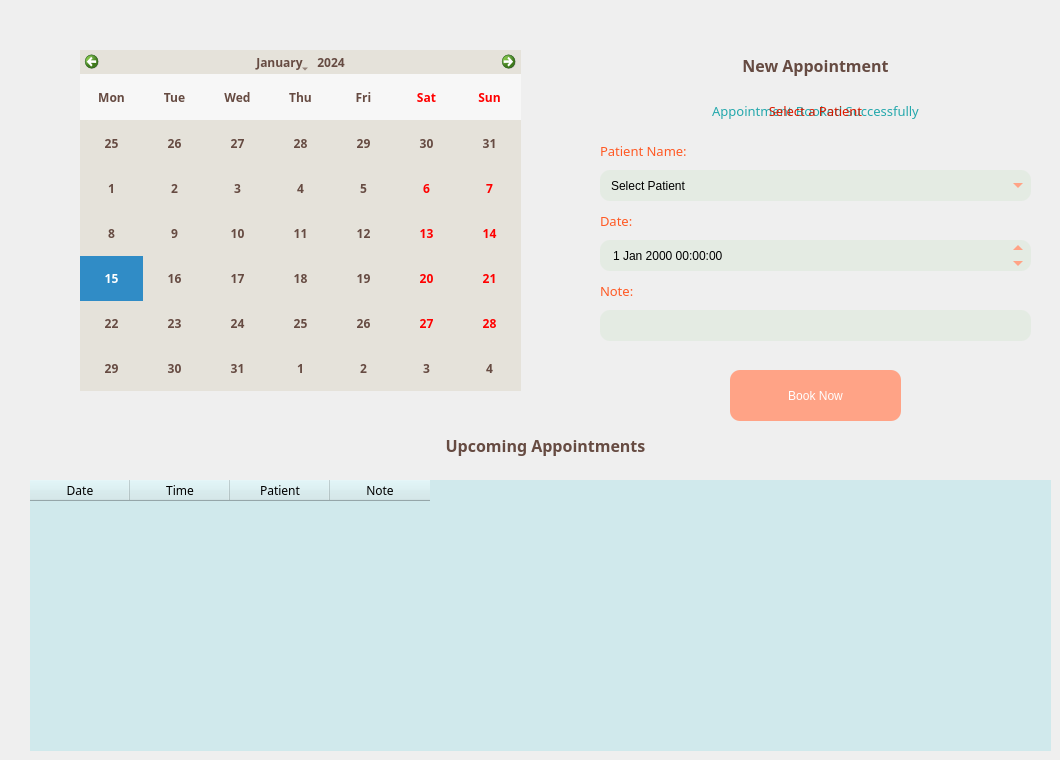
       <widget class="QWidget" name="apts_pg">
        <widget class="QCalendarWidget" name="calendar">
         <property name="geometry">
          <rect>
           <x>80</x>
           <y>50</y>
           <width>441</width>
           <height>341</height>
          </rect>
         </property>
         <property name="font">
          <font>
           <family>Montserrat SemiBold</family>
           <pointsize>9</pointsize>
           <weight>75</weight>
           <bold>true</bold>
          </font>
         </property>
         <property name="styleSheet">
          <string notr="true">background-color: rgb(229, 226, 218);
color: rgb(102, 75, 66);</string>
         </property>
         <property name="firstDayOfWeek">
          <enum>Qt::Monday</enum>
         </property>
         <property name="gridVisible">
          <bool>false</bool>
         </property>
         <property name="horizontalHeaderFormat">
          <enum>QCalendarWidget::ShortDayNames</enum>
         </property>
         <property name="verticalHeaderFormat">
          <enum>QCalendarWidget::NoVerticalHeader</enum>
         </property>
         <property name="navigationBarVisible">
          <bool>true</bool>
         </property>
         <property name="dateEditEnabled">
          <bool>true</bool>
         </property>
        </widget>
        <widget class="QLabel" name="label_17">
         <property name="geometry">
          <rect>
           <x>400</x>
           <y>430</y>
           <width>291</width>
           <height>31</height>
          </rect>
         </property>
         <property name="font">
          <font>
           <family>Montserrat SemiBold</family>
           <pointsize>12</pointsize>
           <weight>75</weight>
           <bold>true</bold>
          </font>
         </property>
         <property name="styleSheet">
          <string notr="true">color: rgb(102, 75, 66);</string>
         </property>
         <property name="text">
          <string>Upcoming Appointments</string>
         </property>
         <property name="alignment">
          <set>Qt::AlignCenter</set>
         </property>
        </widget>
        <widget class="QTableWidget" name="apttable">
         <property name="geometry">
          <rect>
           <x>30</x>
           <y>480</y>
           <width>1021</width>
           <height>271</height>
          </rect>
         </property>
         <property name="font">
          <font>
           <family>Montserrat Medium</family>
           <pointsize>9</pointsize>
           <weight>7</weight>
           <italic>false</italic>
           <bold>false</bold>
          </font>
         </property>
         <property name="styleSheet">
          <string notr="true">font: 57 9pt &quot;Montserrat Medium&quot;;
border: none; 
background-color: rgb(208, 233, 236);</string>
         </property>
         <column>
          <property name="text">
           <string>Date</string>
          </property>
         </column>
         <column>
          <property name="text">
           <string>Time</string>
          </property>
         </column>
         <column>
          <property name="text">
           <string>Patient</string>
          </property>
         </column>
         <column>
          <property name="text">
           <string>Note</string>
          </property>
         </column>
        </widget>
        <widget class="QLabel" name="label_21">
         <property name="geometry">
          <rect>
           <x>670</x>
           <y>50</y>
           <width>291</width>
           <height>31</height>
          </rect>
         </property>
         <property name="font">
          <font>
           <family>Montserrat SemiBold</family>
           <pointsize>12</pointsize>
           <weight>75</weight>
           <bold>true</bold>
          </font>
         </property>
         <property name="styleSheet">
          <string notr="true">color: rgb(102, 75, 66);</string>
         </property>
         <property name="text">
          <string>New Appointment</string>
         </property>
         <property name="alignment">
          <set>Qt::AlignCenter</set>
         </property>
        </widget>
        <widget class="QLabel" name="label_37">
         <property name="geometry">
          <rect>
           <x>600</x>
           <y>210</y>
           <width>221</width>
           <height>21</height>
          </rect>
         </property>
         <property name="font">
          <font>
           <family>Montserrat SemiBold</family>
           <pointsize>10</pointsize>
           <weight>10</weight>
           <italic>false</italic>
           <bold>false</bold>
          </font>
         </property>
         <property name="styleSheet">
          <string notr="true">color: rgb(255, 89, 36);
font: 81 10pt &quot;Montserrat SemiBold&quot;;</string>
         </property>
         <property name="text">
          <string>Date:</string>
         </property>
        </widget>
        <widget class="QLabel" name="label_38">
         <property name="geometry">
          <rect>
           <x>600</x>
           <y>140</y>
           <width>131</width>
           <height>21</height>
          </rect>
         </property>
         <property name="font">
          <font>
           <family>Montserrat SemiBold</family>
           <pointsize>10</pointsize>
           <weight>10</weight>
           <italic>false</italic>
           <bold>false</bold>
          </font>
         </property>
         <property name="styleSheet">
          <string notr="true">color: rgb(255, 89, 36);
font: 81 10pt &quot;Montserrat SemiBold&quot;;</string>
         </property>
         <property name="text">
          <string>Patient Name:</string>
         </property>
        </widget>
        <widget class="QDateTimeEdit" name="aptdatesel">
         <property name="geometry">
          <rect>
           <x>600</x>
           <y>240</y>
           <width>431</width>
           <height>31</height>
          </rect>
         </property>
         <property name="styleSheet">
          <string notr="true">/* QDateTimeEdit */
QDateTimeEdit {
    background-color: rgb(228, 235, 227);
    border-radius: 10px;
    font: 57 9pt &quot;Montserrat Medium&quot;;
    padding-left: 11px;
    border: none;
}

QDateTimeEdit::up-button, QDateTimeEdit::down-button {
    border: none;
    width: 25px;
}

QDateTimeEdit::up-button {
    subcontrol-position: top right;
}

QDateTimeEdit::down-button {
    subcontrol-position: bottom right;
}

QDateTimeEdit::up-arrow, QDateTimeEdit::down-arrow {
    border: 5px solid rgba(255, 255, 255, 0);
    width: 0;
    height: 0;
}

QDateTimeEdit::up-arrow {
    border-top: none;
    border-bottom-color: rgb(255, 163, 134);
}

QDateTimeEdit::down-arrow {
    border-bottom: none;
    border-top-color: rgb(255, 163, 134);
}

/* Hover effect */
QDateTimeEdit::up-button:hover, QDateTimeEdit::down-button:hover {
    background-color: rgb(229, 226, 218); /* Change the background color on hover */
}

QDateTimeEdit::up-button:hover {
    border-top-right-radius: 10px; /* Change the background color on hover */
}

QDateTimeEdit::down-button:hover {
    border-bottom-right-radius: 10px; /* Change the background color on hover */
}
</string>
         </property>
        </widget>
        <widget class="QComboBox" name="patientdropdown">
         <property name="geometry">
          <rect>
           <x>600</x>
           <y>170</y>
           <width>431</width>
           <height>31</height>
          </rect>
         </property>
         <property name="styleSheet">
          <string notr="true">/* QComboBox */
QComboBox {
    background-color: rgb(228, 235, 227);
    border-radius: 10px;
    font: 57 9pt &quot;Montserrat Medium&quot;;
    padding-left: 11px;
    border: none;
}

QComboBox::drop-down {
    border: none;
    width: 25px;
    subcontrol-origin: padding;
    subcontrol-position: right;
}

QComboBox::down-arrow {
    border: 5px solid rgba(255, 255, 255, 0);
    width: 0;
    height: 0;
    border-bottom: none;
    border-top-color: rgb(255, 163, 134);
}

/* Hover effect */
QComboBox::drop-down:hover {
    background-color: rgb(229, 226, 218);
	border-top-right-radius: 10px;
	border-bottom-right-radius: 10px;
}
</string>
         </property>
         <item>
          <property name="text">
           <string>Select Patient</string>
          </property>
         </item>
        </widget>
        <widget class="QPushButton" name="booknow_btn">
         <property name="geometry">
          <rect>
           <x>730</x>
           <y>370</y>
           <width>171</width>
           <height>51</height>
          </rect>
         </property>
         <property name="styleSheet">
          <string notr="true">background-color: rgb(255, 163, 134);
color: rgb(255, 255, 255);
border-radius: 10px;
font: 57 10pt &quot;Montserrat ExtraBold&quot;;</string>
         </property>
         <property name="text">
          <string>Book Now</string>
         </property>
        </widget>
        <widget class="QLabel" name="label_39">
         <property name="geometry">
          <rect>
           <x>600</x>
           <y>280</y>
           <width>121</width>
           <height>21</height>
          </rect>
         </property>
         <property name="font">
          <font>
           <family>Montserrat SemiBold</family>
           <pointsize>10</pointsize>
           <weight>10</weight>
           <italic>false</italic>
           <bold>false</bold>
          </font>
         </property>
         <property name="styleSheet">
          <string notr="true">color: rgb(255, 89, 36);
font: 81 10pt &quot;Montserrat SemiBold&quot;;</string>
         </property>
         <property name="text">
          <string>Note:</string>
         </property>
        </widget>
        <widget class="QLineEdit" name="aptnote">
         <property name="geometry">
          <rect>
           <x>600</x>
           <y>310</y>
           <width>431</width>
           <height>31</height>
          </rect>
         </property>
         <property name="styleSheet">
          <string notr="true">background-color: rgb(228, 235, 227);
border-radius: 10px;
font: 57 9pt &quot;Montserrat Medium&quot;;
padding-left: 11px;</string>
         </property>
        </widget>
        <widget class="QLabel" name="aptsuccess">
         <property name="geometry">
          <rect>
           <x>600</x>
           <y>100</y>
           <width>431</width>
           <height>21</height>
          </rect>
         </property>
         <property name="font">
          <font>
           <family>Montserrat SemiBold</family>
           <pointsize>10</pointsize>
           <weight>7</weight>
           <italic>false</italic>
           <bold>false</bold>
          </font>
         </property>
         <property name="styleSheet">
          <string notr="true">font: 57 10pt &quot;Montserrat SemiBold&quot;;
color: rgb(36, 168, 172);</string>
         </property>
         <property name="text">
          <string>Appointment Booked Successfully</string>
         </property>
         <property name="alignment">
          <set>Qt::AlignCenter</set>
         </property>
        </widget>
        <widget class="QLabel" name="selpatienterror">
         <property name="geometry">
          <rect>
           <x>600</x>
           <y>100</y>
           <width>431</width>
           <height>21</height>
          </rect>
         </property>
         <property name="font">
          <font>
           <family>Montserrat SemiBold</family>
           <pointsize>10</pointsize>
           <weight>7</weight>
           <italic>false</italic>
           <bold>false</bold>
          </font>
         </property>
         <property name="styleSheet">
          <string notr="true">font: 57 10pt &quot;Montserrat SemiBold&quot;;
color: rgb(220, 26, 0);</string>
         </property>
         <property name="text">
          <string>Select a Patient</string>
         </property>
         <property name="alignment">
          <set>Qt::AlignCenter</set>
         </property>
        </widget>
       </widget>
